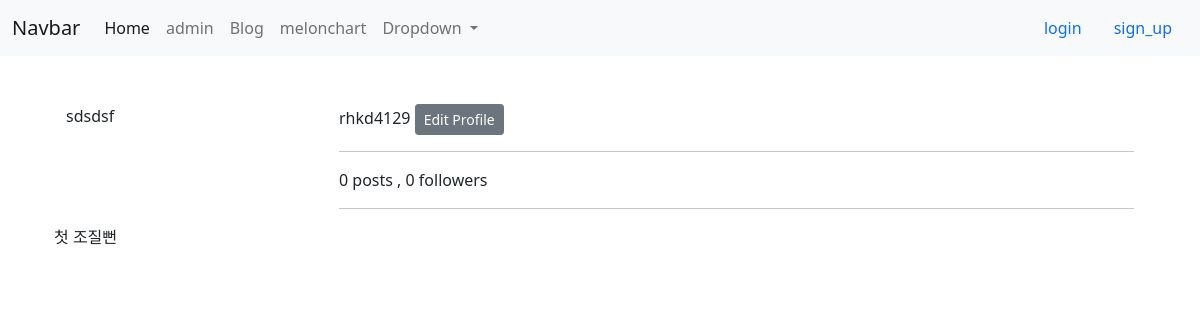
The app's page /blog/rhkd4129/ with its own data.
### accounts/models.py (models this page shows)
class User(AbstractUser):
    phone_number = models.CharField(blank =True ,default='' ,max_length=12)

### blog/models.py (models this page shows, shortened)
class Post(models.Model):
    class GenderChices(models.TextChoices):
        MALE = "M","Male"   #DB에저장되는 값 ,실제 사용할 값
        FEMALE = "F","Female"
    author = models.ForeignKey(settings.AUTH_USER_MODEL,on_delete=models.CASCADE) # 추천!
    title = models.CharField(max_length=20)
    photo = models.ImageField(blank = True, upload_to = 'blog/post/%Y/%m/%d')
    content = models.TextField()
    gender = models.CharField(max_length=1,blank=True,choices=GenderChices.choices)#,default=GenderChices.MALE
    is_public = models.BooleanField(default = False,verbose_name= '공개여부')
    created_at = models.DateTimeField(auto_now_add=True)
    updated_at = models.DateTimeField(auto_now=True)

### blog/views/post_views.py (the view)
# urls.py: path('<username>/',post_views.UserPage,name='user_page'),
def UserPage(request,username):
    page_user = get_object_or_404(get_user_model(),username = username)
    post_list = Post.objects.filter(author = page_user)
    return render(request,"blog/user_page.html",{'page_user':page_user,'post_list':post_list})

### blog/templates/blog/user_page.html (shortened to what this page needs)
{% extends 'blog/layout.html' %}
{% block content %}
<div class="container">
    <div class="row pt-5">
        <div class="col-sm-3">
                sdsdsf
        </div>
        <div class="col-sm-9">
                {{page_user.username}}
                <a class="btn btn-secondary btn-sm"  href="{% url 'accounts:profile_edit' %}">Edit Profile</a>
                <hr>
                0 posts , 0 followers
                <hr>
        </div>
        <div class="row sm-3">
            {% if post_list %}
                {% for post in post_list %}
                    {{post.title}}
                {% endfor %}
            {% endif %}
        </div>
    </div>
</div>
{% endblock content %}

### records on screen
User: username "rhkd4129"
Post: title "첫"
Post: title "조질뻔"
